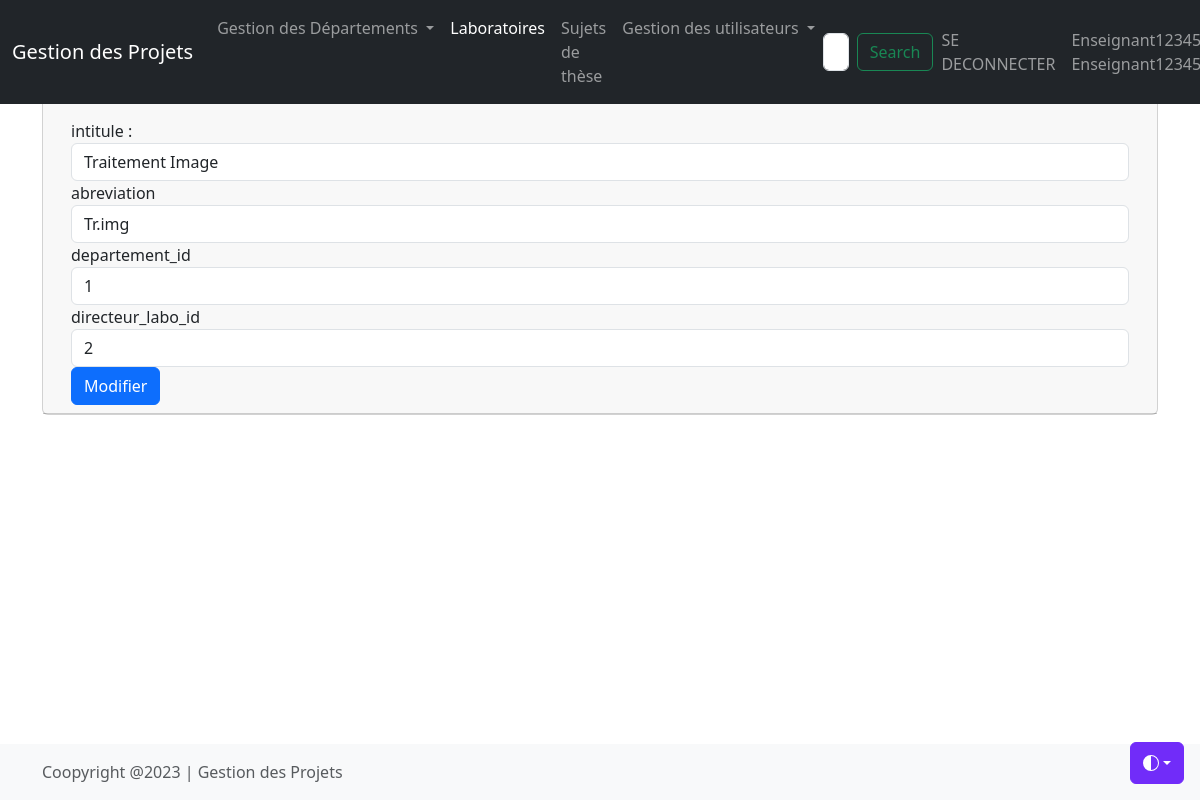
Page /labedit.php?id=1 (signed in) on the committed database.
### tables this page shows
CREATE TABLE IF NOT EXISTS `laboratoires` (
  `id` int(20) NOT NULL AUTO_INCREMENT,
  `intitule` varchar(100) DEFAULT NULL,
  `abreviation` varchar(100) DEFAULT NULL,
  `departement_id` int(20) DEFAULT NULL,
  `directeur_labo_id` int(20) DEFAULT NULL,
  PRIMARY KEY (`id`)
);

### labedit.php (the view, shortened to what this page needs)
<?php
if(isset($_GET['id']) && !empty($_GET['id'])){
    require_once('connect.php');
    $id = strip_tags($_GET['id']);
    $sql = 'SELECT * FROM `laboratoires` WHERE `id` = :id;';
    $query = $db->prepare($sql);
    $query->bindValue(':id', $id, PDO::PARAM_INT);
    $query->execute();
    $laboratoire = $query->fetch();
}
else
{
    $_SESSION['erreur'] = "URL invalide";
    header('Location: lablist.php');
}
include_once("header.php");
include_once("main.php");
                ?>
                <h1>Modifier le laboratoire <?= $laboratoire['id'] ?> </h1>
                <p>
                    <a  class="btn btn-primary"href="lablist.php">Liste des laboratoires </a>
                    <a  class="btn btn-info" href="labdetail.php?id=<?= $laboratoire['id'] ?>">Détails
                    </a>
                    <a  class="btn btn-danger" href="labdel.php?id=<?= $laboratoire['id'] ?>">Supprimer
                    </a>
             </p>
                <form method="post">
                    <div class="form-group">
                                <label for="intitule">intitule :</label>
                                <input type="text" name="intitule" id="intitule" value="<?= $laboratoire['intitule'] ?>" class="form-control" >
                    </div>
                    <div class="form-group">
                                <label for="abreviation">abreviation</label>
                                <input type="text" name="abreviation" id="abreviation" value="<?= $laboratoire['abreviation'] ?>"
                                oninput="javascript: if (this.value.length > this.maxLength) this.value = this.value.slice(0, this.maxLength);" maxlength="9"
                                 class="form-control">
                    </div>
                    <div class="form-group">
                                <label for="departement_id">departement_id</label>
                                <select name="departement_id" id="departement_id" class="form-control">
                                     <option value="<?= $laboratoire['departement_id'] ?>" >
                                     <?php echo $laboratoire['departement_id']; ?>
                                    </option>
                                    </select>
                    </div>
                    <div class="form-group">
                                <label for="directeur_labo_id">directeur_labo_id</label>
                                 <select name="directeur_labo_id" id="directeur_labo_id" class="form-control">
                                     <option value="<?= $laboratoire['directeur_labo_id'] ?>" selected ><?php echo $laboratoire['directeur_labo_id']; ?></option>
                                    </select>
                    </div>
                    <button class="btn btn-primary">Modifier</button>
                </form>
            </section>
        </div>
    </main>
<?php
include_once("footer.php");
?>

### rows in the picture
laboratoires: intitule "Traitement Image", abreviation "Tr.img", departement_id "1", directeur_labo_id "2"
